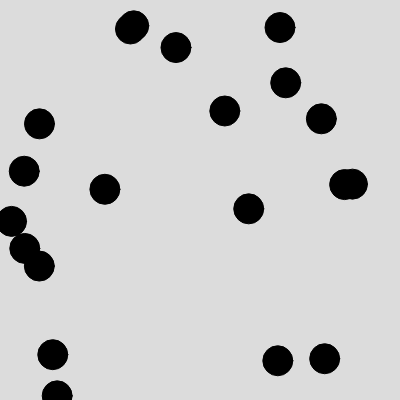
Frame 1 (no input)
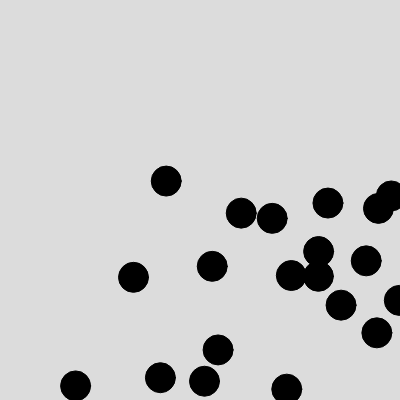
Frame 60 (no input)
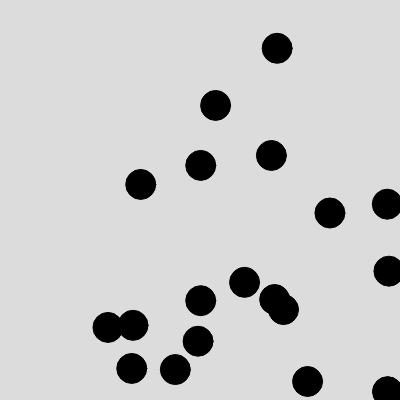
Frame 120 (the mouse pressed at the canvas centre since frame 60)

The p5.js sketch that drew these frames (run headless with seeded random() and noise() and a simulated clock; from frame 60 on, the mouse is pressed at the canvas centre):

// p5.js sketch
// ── sketch.js
let balls = [];

function setup() {
  createCanvas(400, 400);


  for (let i = 0; i < 20; i++) {
    let ball = new Ball(random(width), random(height));
    balls.push(ball);
  }
  console.log(balls);
}

function draw() {
  background(220);

  for (let i = 0; i < balls.length; i++) {
    balls[i].displayBall();
    balls[i].moveBall();
    balls[i].bounceBall();
  }
  
}

function mousePressed () {
for (let i = 0; i < balls.length; i++) {
  if (balls[i].clicked(mouseX, mouseY)) {
balls.splice(i, 1)}
}
}
  

class Ball {

  constructor(x, y) {
    this.x = x;
    this.y = y;
    this.size = 30;
    this.xspeed = random(1, 4);
    this.yspeed = random(1, 4);
  }
  
  clicked (px,py) {
let d = dist(px, py, this.x, this.y)
if (d < this.size) {
  return true
  // console.log ("ball clicked")
}
    else {
      return false
    }
}


  displayBall() {
    fill(0);
    circle(this.x, this.y, this.size);
  }


  moveBall() {
    this.x += this.xspeed;
    this.y += this.yspeed;
  }

  bounceBall() {
    if (this.x > width || this.x < 0) {
      this.xspeed *= -1;
    }

    if (this.y > height || this.y < 0) {
      this.yspeed *= -1;
    }
  }
}
